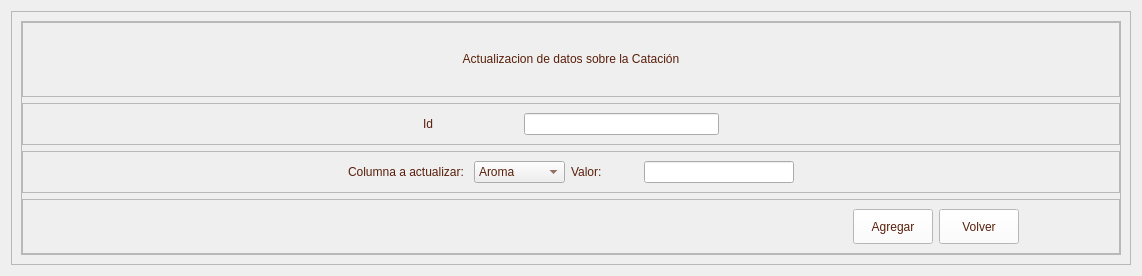
         <widget class="QWidget" name="page_catacion_actualizar">
          <layout class="QHBoxLayout" name="horizontalLayout_88">
           <item>
            <widget class="QFrame" name="frame_129">
             <property name="frameShape">
              <enum>QFrame::StyledPanel</enum>
             </property>
             <property name="frameShadow">
              <enum>QFrame::Raised</enum>
             </property>
             <layout class="QVBoxLayout" name="verticalLayout_57">
              <item>
               <widget class="QFrame" name="frame_139">
                <property name="minimumSize">
                 <size>
                  <width>1100</width>
                  <height>0</height>
                 </size>
                </property>
                <property name="maximumSize">
                 <size>
                  <width>550</width>
                  <height>16777215</height>
                 </size>
                </property>
                <property name="frameShape">
                 <enum>QFrame::StyledPanel</enum>
                </property>
                <property name="frameShadow">
                 <enum>QFrame::Raised</enum>
                </property>
                <layout class="QVBoxLayout" name="verticalLayout_58">
                 <property name="leftMargin">
                  <number>0</number>
                 </property>
                 <property name="topMargin">
                  <number>0</number>
                 </property>
                 <property name="rightMargin">
                  <number>0</number>
                 </property>
                 <property name="bottomMargin">
                  <number>0</number>
                 </property>
                 <item>
                  <widget class="QFrame" name="frame_140">
                   <property name="minimumSize">
                    <size>
                     <width>0</width>
                     <height>75</height>
                    </size>
                   </property>
                   <property name="maximumSize">
                    <size>
                     <width>16777215</width>
                     <height>75</height>
                    </size>
                   </property>
                   <property name="frameShape">
                    <enum>QFrame::StyledPanel</enum>
                   </property>
                   <property name="frameShadow">
                    <enum>QFrame::Raised</enum>
                   </property>
                   <layout class="QVBoxLayout" name="verticalLayout_59">
                    <item>
                     <widget class="QLabel" name="label_72">
                      <property name="minimumSize">
                       <size>
                        <width>0</width>
                        <height>50</height>
                       </size>
                      </property>
                      <property name="maximumSize">
                       <size>
                        <width>16777215</width>
                        <height>50</height>
                       </size>
                      </property>
                      <property name="styleSheet">
                       <string notr="true">color: rgb(89, 31, 11);
font: 75 12pt &quot;Open Sans Semibold&quot;</string>
                      </property>
                      <property name="text">
                       <string>Actualizacion de datos sobre la Catación</string>
                      </property>
                      <property name="alignment">
                       <set>Qt::AlignCenter</set>
                      </property>
                     </widget>
                    </item>
                   </layout>
                  </widget>
                 </item>
                 <item>
                  <widget class="QFrame" name="frame_141">
                   <property name="frameShape">
                    <enum>QFrame::StyledPanel</enum>
                   </property>
                   <property name="frameShadow">
                    <enum>QFrame::Raised</enum>
                   </property>
                   <layout class="QHBoxLayout" name="horizontalLayout_80">
                    <property name="leftMargin">
                     <number>400</number>
                    </property>
                    <property name="rightMargin">
                     <number>400</number>
                    </property>
                    <item>
                     <widget class="QLabel" name="label_73">
                      <property name="styleSheet">
                       <string notr="true">color: rgb(89, 31, 11);
font: 75 10pt &quot;Open Sans Semibold&quot;</string>
                      </property>
                      <property name="text">
                       <string>Id</string>
                      </property>
                     </widget>
                    </item>
                    <item>
                     <widget class="QLineEdit" name="aroma_catacion_2">
                      <property name="minimumSize">
                       <size>
                        <width>195</width>
                        <height>0</height>
                       </size>
                      </property>
                      <property name="maximumSize">
                       <size>
                        <width>190</width>
                        <height>16777215</height>
                       </size>
                      </property>
                     </widget>
                    </item>
                   </layout>
                  </widget>
                 </item>
                 <item>
                  <widget class="QFrame" name="frame_150">
                   <property name="frameShape">
                    <enum>QFrame::StyledPanel</enum>
                   </property>
                   <property name="frameShadow">
                    <enum>QFrame::Raised</enum>
                   </property>
                   <layout class="QHBoxLayout" name="horizontalLayout_89">
                    <property name="leftMargin">
                     <number>325</number>
                    </property>
                    <property name="rightMargin">
                     <number>325</number>
                    </property>
                    <item>
                     <widget class="QLabel" name="label_45">
                      <property name="styleSheet">
                       <string notr="true">color: rgb(89, 31, 11);
font: 75 8pt &quot;Open Sans Semibold&quot;</string>
                      </property>
                      <property name="text">
                       <string>Columna a actualizar: </string>
                      </property>
                     </widget>
                    </item>
                    <item>
                     <widget class="QComboBox" name="columnaAcText_2">
                      <property name="styleSheet">
                       <string notr="true">color: rgb(89, 31, 11);
font: 75 8pt &quot;Open Sans Semibold&quot;</string>
                      </property>
                      <item>
                       <property name="text">
                        <string>Aroma</string>
                       </property>
                      </item>
                      <item>
                       <property name="text">
                        <string>Finca</string>
                       </property>
                      </item>
                      <item>
                       <property name="text">
                        <string>Región</string>
                       </property>
                      </item>
                      <item>
                       <property name="text">
                        <string>Altura</string>
                       </property>
                      </item>
                      <item>
                       <property name="text">
                        <string>Sabor</string>
                       </property>
                      </item>
                      <item>
                       <property name="text">
                        <string>Color</string>
                       </property>
                      </item>
                      <item>
                       <property name="text">
                        <string>Puntuación</string>
                       </property>
                      </item>
                     </widget>
                    </item>
                    <item>
                     <widget class="QLabel" name="label_80">
                      <property name="styleSheet">
                       <string notr="true">color: rgb(89, 31, 11);
font: 75 8pt &quot;Open Sans Semibold&quot;</string>
                      </property>
                      <property name="text">
                       <string>Valor:</string>
                      </property>
                     </widget>
                    </item>
                    <item>
                     <widget class="QLineEdit" name="valorAcText_2">
                      <property name="maximumSize">
                       <size>
                        <width>150</width>
                        <height>16777215</height>
                       </size>
                      </property>
                     </widget>
                    </item>
                   </layout>
                  </widget>
                 </item>
                 <item>
                  <widget class="QFrame" name="frame_148">
                   <property name="frameShape">
                    <enum>QFrame::StyledPanel</enum>
                   </property>
                   <property name="frameShadow">
                    <enum>QFrame::Raised</enum>
                   </property>
                   <property name="midLineWidth">
                    <number>0</number>
                   </property>
                   <layout class="QHBoxLayout" name="horizontalLayout_87">
                    <property name="leftMargin">
                     <number>200</number>
                    </property>
                    <property name="rightMargin">
                     <number>100</number>
                    </property>
                    <item>
                     <spacer name="horizontalSpacer_30">
                      <property name="orientation">
                       <enum>Qt::Horizontal</enum>
                      </property>
                      <property name="sizeHint" stdset="0">
                       <size>
                        <width>40</width>
                        <height>20</height>
                       </size>
                      </property>
                     </spacer>
                    </item>
                    <item>
                     <widget class="QPushButton" name="cafeComprarBTN_3">
                      <property name="minimumSize">
                       <size>
                        <width>0</width>
                        <height>35</height>
                       </size>
                      </property>
                      <property name="styleSheet">
                       <string notr="true">QFrame{
background-color: rgb(51, 157, 255);
}

QPushButton{
color: rgb(89, 31, 11);
background-color: rgb(255, 255, 255);
font: 75 9pt &quot;Open Sans Semibold&quot;
}

QPushButton:hover{
color: rgb(255, 255, 255);
background-color: rgb(209, 172, 127);
font: 75 9pt  &quot;Open Sans Semibold&quot;
}
</string>
                      </property>
                      <property name="text">
                       <string>Agregar</string>
                      </property>
                     </widget>
                    </item>
                    <item>
                     <widget class="QPushButton" name="btn_volver_catacion_2">
                      <property name="minimumSize">
                       <size>
                        <width>0</width>
                        <height>35</height>
                       </size>
                      </property>
                      <property name="styleSheet">
                       <string notr="true">QFrame{
background-color: rgb(51, 157, 255);
}

QPushButton{
color: rgb(89, 31, 11);
background-color: rgb(255, 255, 255);
font: 75 9pt &quot;Open Sans Semibold&quot;
}

QPushButton:hover{
color: rgb(255, 255, 255);
background-color: rgb(209, 172, 127);
font: 75 9pt  &quot;Open Sans Semibold&quot;
}
</string>
                      </property>
                      <property name="text">
                       <string>Volver</string>
                      </property>
                     </widget>
                    </item>
                   </layout>
                  </widget>
                 </item>
                </layout>
               </widget>
              </item>
             </layout>
            </widget>
           </item>
          </layout>
         </widget>
